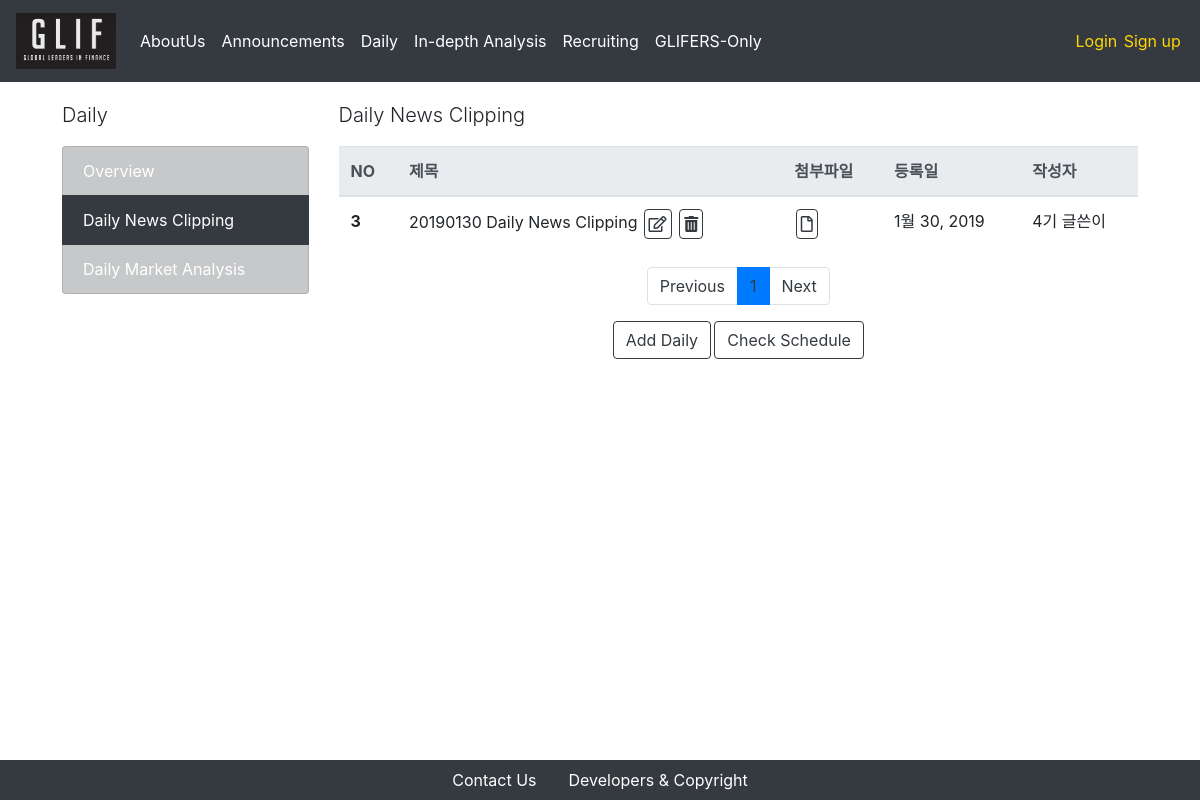
The app's page /daily/newsclipping/, older data.
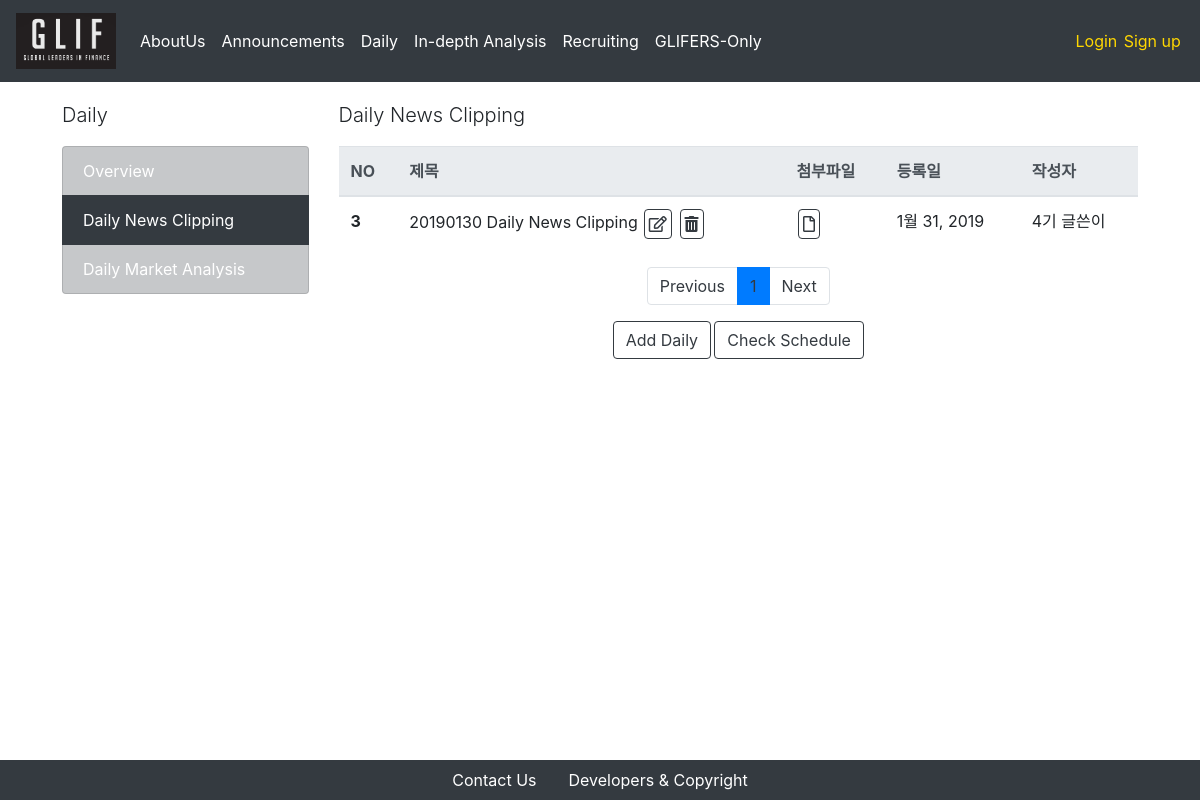
The same page, newer data.
### daily_news/models.py (models this page shows, shortened)
class Post(models.Model):
    today = str(date.today()).replace("-", "")
    title = models.CharField(default = today+ " Daily News Clipping", max_length = 50)
    written_date = models.DateField(auto_now = True)
    writer = models.ForeignKey(Glifer, on_delete = models.CASCADE, related_name = "Daily_News_Clipping_writer")
    wsj = "wsj"
    ft = "ft"
    bb = "bb"
    news_CHOICES = (
        (wsj, "WSJ"),
        (ft, "FT"),
        (bb, "BB"),
    )
    news_type = models.CharField(
        max_length = 10 ,
        choices = news_CHOICES,
    )
    title_1_kr = models.CharField(max_length = 500, blank = True, null = True)
    title_2_kr = models.CharField(max_length = 500, blank = True, null = True)
    title_3_kr = models.CharField(max_length = 500, blank = True, null = True)
    title_1_en = models.CharField(max_length = 500, blank = True, null = True)
    title_2_en = models.CharField(max_length = 500, blank = True, null = True)
    title_3_en = models.CharField(max_length = 500, blank = True, null = True)
    content_1_kr = models.TextField(max_length = 5000, blank = True, null = True)
    content_2_kr = models.TextField(max_length = 5000, blank = True, null = True)
    content_3_kr = models.TextField(max_length = 5000, blank = True, null = True)
    content_1_en = models.TextField(max_length = 5000, blank = True, null = True)
    content_2_en = models.TextField(max_length = 5000, blank = True, null = True)
    content_3_en = models.TextField(max_length = 5000, blank = True, null = True)

### users/models.py (models this page shows)
class Glifer(models.Model):
    user = models.OneToOneField(CustomUser, on_delete = models.CASCADE, primary_key = True)
    is_mentor = models.BooleanField(default=False)
    is_authorized = models.BooleanField(default = False)
    name_en = models.CharField(max_length = 250)
    name_kr = models.CharField(max_length = 250)
    birthdate = models.DateField(default = "2000-01-01")
    phonenumber = models.CharField(max_length = 250)
    email= models.EmailField(max_length = 250)
    work_at = models.CharField(max_length = 250, blank = True)
    self_intro = models.TextField(max_length = 1000)
    profile_img = models.FileField(upload_to = 'profiles/%Y/%m/%d/', default = '/users/man-user.png')
    nth = models.CharField(
        max_length=2,
        choices=nth_CHOICES,
        default=glif_4th,
    )
    def __str__(self):
        return self.nth + " " + self.name_kr

### daily_news/views.py (the view)
# urls.py: path('', PostListView.as_view(), name='announcement-index'),
class PostListView(ListView):
    model = Post
    template_name = 'daily_news/index.html'
    context_object_name = "posts"
    paginate_by = 5
    block_size = 5 # 하단의 페이지 목록 수
    def get_queryset(self):
        order_by_recent_time = Post.objects.all().order_by("-pk")
        return order_by_recent_time
    def get_context_data(self, **kwargs):
        context = super(PostListView, self).get_context_data(**kwargs)
        block_size = 5 # 하단의 페이지 목록 수
        start_index = int((context['page_obj'].number - 1) / self.block_size) * self.block_size
        end_index = min(start_index + self.block_size, len(context['paginator'].page_range))
        context['page_range'] = context['paginator'].page_range[start_index:end_index]
        return context

### daily_news/templates/daily_news/index.html (shortened to what the changed rows need)
{% extends 'setups/base.html' %}
{% block body %}
<div class = "container">
    <div class = "row">
        <div class = "col-md-9">
            <table class="table">
                <thead class="thead-light">
                    <tr>
                        <th scope="col">NO</th>
                        <th scope="col">제목</th>
                        <th scope="col">첨부파일</th>
                        <th scope="col">등록일</th>
                        <th scope="col">작성자</th>
                    </tr>
                </thead>
                <tbody>
                    {% for post in posts %}
                        <tr>
                            <th scope="row">{{ post.id }}</th>
                            <td>
                                {{ post.title }}
                                <button type="button" class="btn btn-outline-dark btn-download" onclick="location.href = '/daily/newsclipping/{{post.pk}}/update'"><i class="far fa-edit"></i></button>
                                <button type="button" class="btn btn-outline-dark btn-download" onclick="location.href = '/daily/newsclipping/{{post.pk}}/delete'"><i class="fas fa-trash-alt"></i></button>
                            </td>
                            <td>
                                <button type="button" class="btn btn-outline-dark btn-download" onclick="location.href = '/daily/newsclipping/{{post.pk}}/create_report'"><i class="far fa-file"></i></button>
                            </td>
                            <td>{{ post.written_date }}</td>
                            <td>{{ post.writer }}</td>
                        </tr>
                    {% endfor %}
                </tbody>
            </table>
        </div>
    </div>
</div>
{% endblock %}

Row changes from the older to the newer data that the page shows:
changed Post "20190130 Daily News Clipping": written_date "1월 30, 2019" → "1월 31, 2019"
